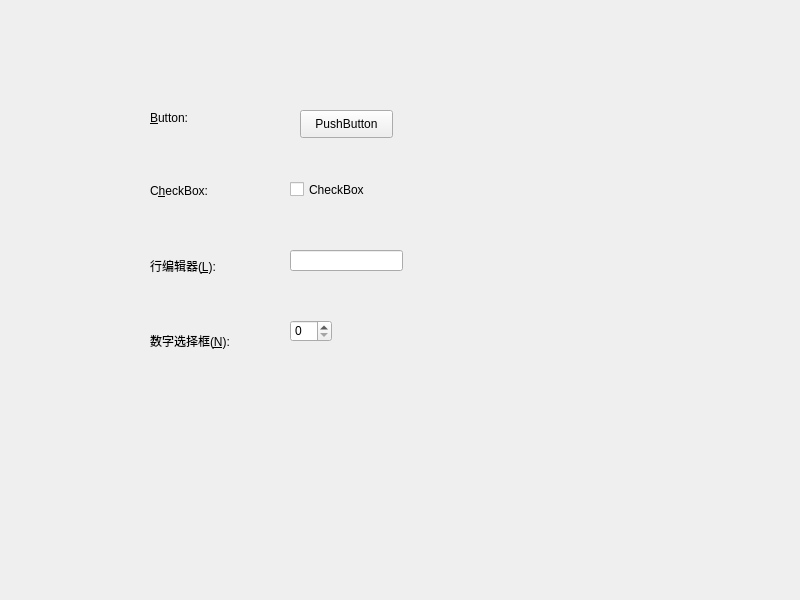
<?xml version="1.0" encoding="UTF-8"?>
<ui version="4.0">
 <class>MyWidget</class>
 <widget class="QWidget" name="MyWidget">
  <property name="geometry">
   <rect>
    <x>0</x>
    <y>0</y>
    <width>800</width>
    <height>600</height>
   </rect>
  </property>
  <property name="windowTitle">
   <string>MyWidget</string>
  </property>
  <widget class="QLabel" name="label">
   <property name="geometry">
    <rect>
     <x>150</x>
     <y>110</y>
     <width>72</width>
     <height>15</height>
    </rect>
   </property>
   <property name="text">
    <string>&amp;Button:</string>
   </property>
   <property name="buddy">
    <cstring>pushButton</cstring>
   </property>
  </widget>
  <widget class="QLabel" name="label_2">
   <property name="geometry">
    <rect>
     <x>150</x>
     <y>180</y>
     <width>81</width>
     <height>21</height>
    </rect>
   </property>
   <property name="text">
    <string>C&amp;heckBox:</string>
   </property>
   <property name="buddy">
    <cstring>checkBox</cstring>
   </property>
  </widget>
  <widget class="QLabel" name="label_3">
   <property name="geometry">
    <rect>
     <x>150</x>
     <y>250</y>
     <width>101</width>
     <height>31</height>
    </rect>
   </property>
   <property name="text">
    <string>行编辑器(&amp;L):</string>
   </property>
   <property name="buddy">
    <cstring>lineEdit</cstring>
   </property>
  </widget>
  <widget class="QLabel" name="label_4">
   <property name="geometry">
    <rect>
     <x>150</x>
     <y>320</y>
     <width>131</width>
     <height>41</height>
    </rect>
   </property>
   <property name="text">
    <string>数字选择框(&amp;N):</string>
   </property>
   <property name="buddy">
    <cstring>spinBox</cstring>
   </property>
  </widget>
  <widget class="QPushButton" name="pushButton">
   <property name="geometry">
    <rect>
     <x>300</x>
     <y>110</y>
     <width>93</width>
     <height>28</height>
    </rect>
   </property>
   <property name="text">
    <string>PushButton</string>
   </property>
  </widget>
  <widget class="QCheckBox" name="checkBox">
   <property name="geometry">
    <rect>
     <x>290</x>
     <y>180</y>
     <width>91</width>
     <height>19</height>
    </rect>
   </property>
   <property name="text">
    <string>CheckBox</string>
   </property>
  </widget>
  <widget class="QLineEdit" name="lineEdit">
   <property name="geometry">
    <rect>
     <x>290</x>
     <y>250</y>
     <width>113</width>
     <height>21</height>
    </rect>
   </property>
  </widget>
  <widget class="QSpinBox" name="spinBox">
   <property name="geometry">
    <rect>
     <x>290</x>
     <y>320</y>
     <width>42</width>
     <height>22</height>
    </rect>
   </property>
  </widget>
 </widget>
 <tabstops>
  <tabstop>pushButton</tabstop>
  <tabstop>lineEdit</tabstop>
  <tabstop>spinBox</tabstop>
  <tabstop>checkBox</tabstop>
 </tabstops>
 <resources/>
 <connections/>
</ui>
